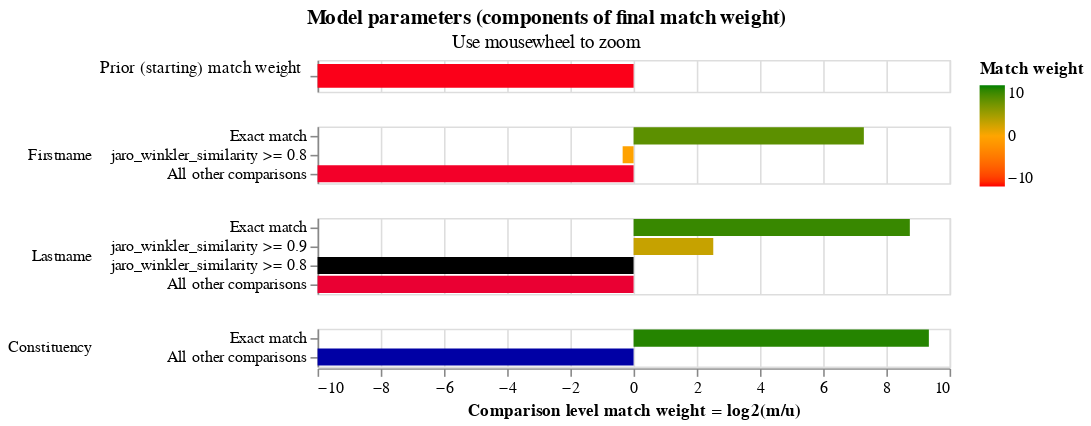

The notebook cell this image was saved under:
### Code cell
linker.match_weights_chart()

### Figure 1 — Vega-Lite specification as saved in the notebook (floating-point values rounded to 4 significant figures)
{"config": {"view": {"width": 400, "height": 60}, "mark": {"tooltip": null}, "title": {"anchor": "middle"}, "header": {"title": null}}, "data": {"values": [{"comparison_name": "probability_two_random_records_match", "sql_condition": null, "label_for_charts": "", "m_probability": null, "u_probability": null, "m_probability_description": null, "u_probability_description": null, "has_tf_adjustments": false, "tf_adjustment_column": null, "tf_adjustment_weight": null, "is_null_level": false, "bayes_factor": 0.0001, "log2_bayes_factor": -13.29, "comparison_vector_value": 0, "max_comparison_vector_value": 0, "bayes_factor_description": "The probability that two random records drawn at random match is 0.000 or one in  10,000.0 records.This is equivalent to a starting match weight of -13.288.", "probability_two_random_records_match": 0.0001, "comparison_sort_order": -1}, {"comparison_name": "Firstname", "sql_condition": "\"Firstname_l\" = \"Firstname_r\"", "label_for_charts": "Exact match", "m_probability": 0.9937, "u_probability": 0.006362, "m_probability_description": "Amongst matching record comparisons, 99.37% of records are in the exact match comparison level", "u_probability_description": "Amongst non-matching record comparisons, 0.64% of records are in the exact match comparison level", "has_tf_adjustments": false, "tf_adjustment_column": null, "tf_adjustment_weight": 1.0, "is_null_level": false, "bayes_factor": 156.2, "log2_bayes_factor": 7.287, "comparison_vector_value": 2, "max_comparison_vector_value": 2, "bayes_factor_description": "If comparison level is `exact match` then comparison is 156.18 times more likely to be a match", "probability_two_random_records_match": 0.0001, "comparison_sort_order": 0}, {"comparison_name": "Firstname", "sql_condition": "jaro_winkler_similarity(\"Firstname_l\", \"Firstname_r\") >= 0.8", "label_for_charts": "jaro_winkler_similarity >= 0.8", "m_probability": 0.006322, "u_probability": 0.008036, "m_probability_description": "Amongst matching record comparisons, 0.63% of records are in the jaro_winkler_similarity >= 0.8 comparison level", "u_probability_description": "Amongst non-matching record comparisons, 0.80% of records are in the jaro_winkler_similarity >= 0.8 comparison level", "has_tf_adjustments": false, "tf_adjustment_column": null, "tf_adjustment_weight": 1.0, "is_null_level": false, "bayes_factor": 0.7867, "log2_bayes_factor": -0.346, "comparison_vector_value": 1, "max_comparison_vector_value": 2, "bayes_factor_description": "If comparison level is `jaro_winkler_similarity >= 0.8` then comparison is  1.27 times less likely to be a match", "probability_two_random_records_match": 0.0001, "comparison_sort_order": 0}, {"comparison_name": "Firstname", "sql_condition": "ELSE", "label_for_charts": "All other comparisons", "m_probability": 7.564e-06, "u_probability": 0.9856, "m_probability_description": "Amongst matching record comparisons, 0.00% of records are in the all other comparisons comparison level", "u_probability_description": "Amongst non-matching record comparisons, 98.56% of records are in the all other comparisons comparison level", "has_tf_adjustments": false, "tf_adjustment_column": null, "tf_adjustment_weight": 1.0, "is_null_level": false, "bayes_factor": 7.674e-06, "log2_bayes_factor": -16.99, "comparison_vector_value": 0, "max_comparison_vector_value": 2, "bayes_factor_description": "If comparison level is `all other comparisons` then comparison is  130,302.52 times less likely to be a match", "probability_two_random_records_match": 0.0001, "comparison_sort_order": 0}, {"comparison_name": "Lastname", "sql_condition": "\"Lastname_l\" = \"Lastname_r\"", "label_for_charts": "Exact match", "m_probability": 0.9968, "u_probability": 0.002328, "m_probability_description": "Amongst matching record comparisons, 99.68% of records are in the exact match comparison level", "u_probability_description": "Amongst non-matching record comparisons, 0.23% of records are in the exact match comparison level", "has_tf_adjustments": false, "tf_adjustment_column": null, "tf_adjustment_weight": 1.0, "is_null_level": false, "bayes_factor": 428.2, "log2_bayes_factor": 8.742, "comparison_vector_value": 3, "max_comparison_vector_value": 3, "bayes_factor_description": "If comparison level is `exact match` then comparison is 428.22 times more likely to be a match", "probability_two_random_records_match": 0.0001, "comparison_sort_order": 1}, {"comparison_name": "Lastname", "sql_condition": "jaro_winkler_similarity(\"Lastname_l\", \"Lastname_r\") >= 0.9", "label_for_charts": "jaro_winkler_similarity >= 0.9", "m_probability": 0.003172, "u_probability": 0.0005523, "m_probability_description": "Amongst matching record comparisons, 0.32% of records are in the jaro_winkler_similarity >= 0.9 comparison level", "u_probability_description": "Amongst non-matching record comparisons, 0.06% of records are in the jaro_winkler_similarity >= 0.9 comparison level", "has_tf_adjustments": false, "tf_adjustment_column": null, "tf_adjustment_weight": 1.0, "is_null_level": false, "bayes_factor": 5.743, "log2_bayes_factor": 2.522, "comparison_vector_value": 2, "max_comparison_vector_value": 3, "bayes_factor_description": "If comparison level is `jaro_winkler_similarity >= 0.9` then comparison is 5.74 times more likely to be a match", "probability_two_random_records_match": 0.0001, "comparison_sort_order": 1}, {"comparison_name": "Lastname", "sql_condition": "jaro_winkler_similarity(\"Lastname_l\", \"Lastname_r\") >= 0.8", "label_for_charts": "jaro_winkler_similarity >= 0.8", "m_probability": 2.143e-50, "u_probability": 0.00252, "m_probability_description": "Amongst matching record comparisons, 0.00% of records are in the jaro_winkler_similarity >= 0.8 comparison level", "u_probability_description": "Amongst non-matching record comparisons, 0.25% of records are in the jaro_winkler_similarity >= 0.8 comparison level", "has_tf_adjustments": false, "tf_adjustment_column": null, "tf_adjustment_weight": 1.0, "is_null_level": false, "bayes_factor": 8.505e-48, "log2_bayes_factor": -156.4, "comparison_vector_value": 1, "max_comparison_vector_value": 3, "bayes_factor_description": "If comparison level is `jaro_winkler_similarity >= 0.8` then comparison is  117,574,814,810,902,241,261,015,276,406,523,749,448,881,799,168.00 times less likely to be a match", "probability_two_random_records_match": 0.0001, "comparison_sort_order": 1}, {"comparison_name": "Lastname", "sql_condition": "ELSE", "label_for_charts": "All other comparisons", "m_probability": 1.381e-06, "u_probability": 0.9946, "m_probability_description": "Amongst matching record comparisons, 0.00% of records are in the all other comparisons comparison level", "u_probability_description": "Amongst non-matching record comparisons, 99.46% of records are in the all other comparisons comparison level", "has_tf_adjustments": false, "tf_adjustment_column": null, "tf_adjustment_weight": 1.0, "is_null_level": false, "bayes_factor": 1.389e-06, "log2_bayes_factor": -19.46, "comparison_vector_value": 0, "max_comparison_vector_value": 3, "bayes_factor_description": "If comparison level is `all other comparisons` then comparison is  719,955.68 times less likely to be a match", "probability_two_random_records_match": 0.0001, "comparison_sort_order": 1}, {"comparison_name": "Constituency", "sql_condition": "\"Constituency_l\" = \"Constituency_r\"", "label_for_charts": "Exact match", "m_probability": 1.0, "u_probability": 0.001538, "m_probability_description": "Amongst matching record comparisons, 100.00% of records are in the exact match comparison level", "u_probability_description": "Amongst non-matching record comparisons, 0.15% of records are in the exact match comparison level", "has_tf_adjustments": false, "tf_adjustment_column": null, "tf_adjustment_weight": 1.0, "is_null_level": false, "bayes_factor": 650.0, "log2_bayes_factor": 9.344, "comparison_vector_value": 1, "max_comparison_vector_value": 1, "bayes_factor_description": "If comparison level is `exact match` then comparison is 650.00 times more likely to be a match", "probability_two_random_records_match": 0.0001, "comparison_sort_order": 2}, {"comparison_name": "Constituency", "sql_condition": "ELSE", "label_for_charts": "All other comparisons", "m_probability": 2.985e-12, "u_probability": 0.9985, "m_probability_description": "Amongst matching record comparisons, 0.00% of records are in the all other comparisons comparison level", "u_probability_description": "Amongst non-matching record comparisons, 99.85% of records are in the all other comparisons comparison level", "has_tf_adjustments": false, "tf_adjustment_column": null, "tf_adjustment_weight": 1.0, "is_null_level": false, "bayes_factor": 2.99e-12, "log2_bayes_factor": -38.28, "comparison_vector_value": 0, "max_comparison_vector_value": 1, "bayes_factor_description": "If comparison level is `all other comparisons` then comparison is  334,480,446,327.59 times less likely to be a match", "probability_two_random_records_match": 0.0001, "comparison_sort_order": 2}]}, "vconcat": [{"height": 20, "mark": {"type": "bar", "clip": true, "height": 15}, "selection": {"zoom_selector": {"type": "interval", "bind": "scales", "encodings": ["x"]}}, "transform": [{"filter": "(datum.comparison_name == 'probability_two_random_records_match')"}], "encoding": {"color": {"type": "quantitative", "field": "log2_bayes_factor", "title": "Match weight", "scale": {"range": ["red", "orange", "green"], "domain": [-10, 0, 10]}}, "tooltip": [{"type": "nominal", "field": "comparison_name", "title": "Comparison name"}, {"type": "nominal", "field": "probability_two_random_records_match", "format": ".4f", "title": "Probability two random records match"}, {"type": "quantitative", "field": "log2_bayes_factor", "title": "Equivalent match weight", "format": ",.4f"}, {"type": "nominal", "field": "bayes_factor_description", "title": "Match weight description"}], "x": {"type": "quantitative", "axis": {"labels": false, "domain": false, "title": "", "ticks": false}, "field": "log2_bayes_factor", "scale": {"domain": [-10, 10]}}, "y": {"type": "nominal", "field": "label_for_charts", "axis": {"title": "Prior (starting) match weight", "titleAngle": 0, "titleAlign": "right", "titleFontWeight": "normal"}, "sort": {"field": "comparison_vector_value", "order": "descending"}}}}, {"height": {"step": 12}, "mark": {"type": "bar", "clip": true}, "selection": {"zoom_selector": {"type": "interval", "bind": "scales", "encodings": ["x"]}}, "transform": [{"filter": "(datum.comparison_name != 'probability_two_random_records_match')"}], "encoding": {"color": {"type": "quantitative", "field": "log2_bayes_factor", "title": "Match weight", "scale": {"range": ["red", "orange", "green"], "domain": [-10, 0, 10]}}, "row": {"type": "nominal", "field": "comparison_name", "sort": {"field": "comparison_sort_order"}, "header": {"labelAngle": 0, "labelAnchor": "middle", "labelAlign": "left"}}, "tooltip": [{"type": "nominal", "field": "comparison_name", "title": "Comparison name"}, {"type": "ordinal", "field": "label_for_charts", "title": "Label"}, {"type": "nominal", "field": "sql_condition", "title": "SQL condition"}, {"type": "quantitative", "field": "m_probability", "format": ".4f", "title": "M probability"}, {"type": "quantitative", "field": "u_probability", "format": ".4f", "title": "U probability"}, {"type": "quantitative", "field": "bayes_factor", "title": "Bayes factor = m/u", "format": ",.4f"}, {"type": "quantitative", "field": "log2_bayes_factor", "title": "Match weight = log2(m/u)", "format": ",.4f"}, {"type": "nominal", "field": "bayes_factor_description", "title": "Match weight description"}], "x": {"type": "quantitative", "axis": {"title": "Comparison level match weight = log2(m/u)"}, "field": "log2_bayes_factor", "scale": {"domain": [-10, 10]}}, "y": {"type": "nominal", "field": "label_for_charts", "axis": {"title": null}, "sort": {"field": "comparison_vector_value", "order": "descending"}}}, "resolve": {"axis": {"y": "independent"}, "scale": {"y": "independent"}}}], "selection": {"zoom_selector": {"type": "interval", "bind": "scales", "encodings": ["x"]}}, "resolve": {"axis": {"y": "independent"}, "scale": {"y": "independent"}}, "title": {"text": "Model parameters (components of final match weight)", "subtitle": "Use mousewheel to zoom"}, "$schema": "https://vega.github.io/schema/vega-lite/v5.2.json"}
